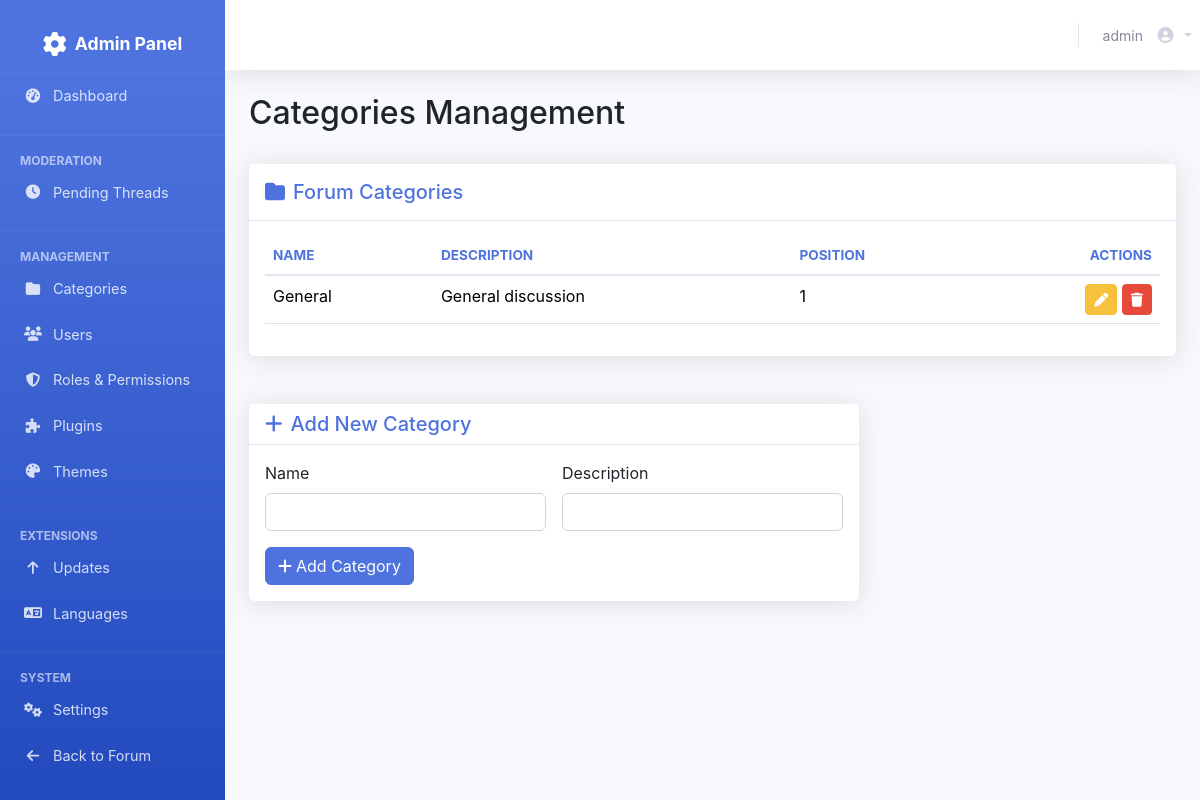
The app's page /admin/categories (signed in) with its own data.
### tables this page shows
CREATE TABLE categories (
                id INTEGER PRIMARY KEY AUTOINCREMENT,
                name TEXT NOT NULL,
                description TEXT,
                position INTEGER DEFAULT 0
            );

### views/admin_categories.php (the view, shortened to what this page needs)
<?php
global $pdo;
$categories = $pdo->query("SELECT * FROM categories ORDER BY position")->fetchAll();
?>
<?php include __DIR__.'/admin_header.php'; render_admin_header('Categories'); ?>
<div class="container-fluid">
    <div class="d-flex justify-content-between align-items-center mb-4">
        <h2>Categories Management</h2>
    </div>
    <div class="row mb-4">
        <div class="col-lg-12">
            <div class="card shadow mb-4">
                <div class="card-header py-3">
                    <h5 class="card-title mb-0"><i class="fas fa-folder me-2"></i>Forum Categories</h5>
                </div>
                <div class="card-body">
                    <div class="table-responsive">
                        <table class="table table-hover">
                            <thead>
                                <tr>
                                    <th>Name</th>
                                    <th>Description</th>
                                    <th>Position</th>
                                    <th class="text-end">Actions</th>
                                </tr>
                            </thead>
                            <tbody>
                                <?php foreach ($categories as $cat): ?>
                                <tr>
                                    <td><?= escape($cat['name']) ?></td>
                                    <td><?= escape($cat['description'] ?? '') ?></td>
                                    <td><?= escape($cat['position']) ?></td>
                                    <td class="text-end">
                                        <form method="POST" action="<?= url('edit_category', ['id' => $cat['id']]) ?>" class="d-inline">
                                            <button class="btn btn-sm btn-warning"><i class="fas fa-pen"></i></button>
                                        </form>
                                        <form method="POST" action="<?= url('delete_category', ['id' => $cat['id']]) ?>" class="d-inline" onsubmit="return confirm('Delete this category?')">
                                            <button class="btn btn-danger btn-sm"><i class="fas fa-trash"></i></button>
                                        </form>
                                    </td>
                                </tr>
                                <?php endforeach; ?>
                            </tbody>
                        </table>
                    </div>
                </div>
            </div>
        </div>
    </div>
    <div class="row">
        <div class="col-lg-8">
            <div class="card shadow">
                <div class="card-header">
                    <h5 class="card-title mb-0"><i class="fas fa-plus me-2"></i>Add New Category</h5>
                </div>
                <div class="card-body">
                    <form method="POST" action="<?= url('create_category') ?>" class="row g-3">
                        <div class="col-md-6">
                            <label class="form-label">Name</label>
                            <input type="text" name="name" class="form-control" required>
                        </div>
                        <div class="col-md-6">
                            <label class="form-label">Description</label>
                            <input type="text" name="description" class="form-control">
                        </div>
                        <div class="col-md-12">
                            <button type="submit" class="btn btn-primary"><i class="fas fa-plus me-1"></i>Add Category</button>
                        </div>
                    </form>
                </div>
            </div>
        </div>
    </div>
</div>

### assets/admin.css (style rules this page uses)
body.admin-layout { background-color: #f8f9fc; font-family: 'Nunito', -apple-system, BlinkMacSystemFont, 'Segoe UI', Roboto, 'Helvetica Neue', Arial, sans-serif; }
.card { border: none; box-shadow: 0 0.15rem 1.75rem 0 rgba(58, 59, 69, 0.1); margin-bottom: 1.5rem; transition: transform 0.2s; }
.card-header { background-color: #fff; border-bottom: 1px solid #e3e6f0; font-weight: 700; color: #4e73df; }
.shadow { box-shadow: 0 0.15rem 1.75rem 0 rgba(58, 59, 69, 0.15) !important; }
.btn-sm { padding: 0.25rem 0.5rem; font-size: 0.875rem; }
.btn-primary { background-color: #4e73df; border-color: #4e73df; color: #fff; }
.btn-warning { background-color: #f6c23e; border-color: #f6c23e; color: #fff; }
.btn-danger { background-color: #e74a3b; border-color: #e74a3b; color: #fff; }
.table { color: #5a5c69; }
.table thead th { border-bottom: 2px solid #e3e6f0; font-weight: 700; text-transform: uppercase; font-size: 0.85rem; color: #4e73df; }
.form-control { border: 1px solid #d1d3e2; color: #6e707e; }

### records on screen
categories: name "General", description "General discussion", position "1"

### other values on screen
$_SESSION['username'] "admin"
